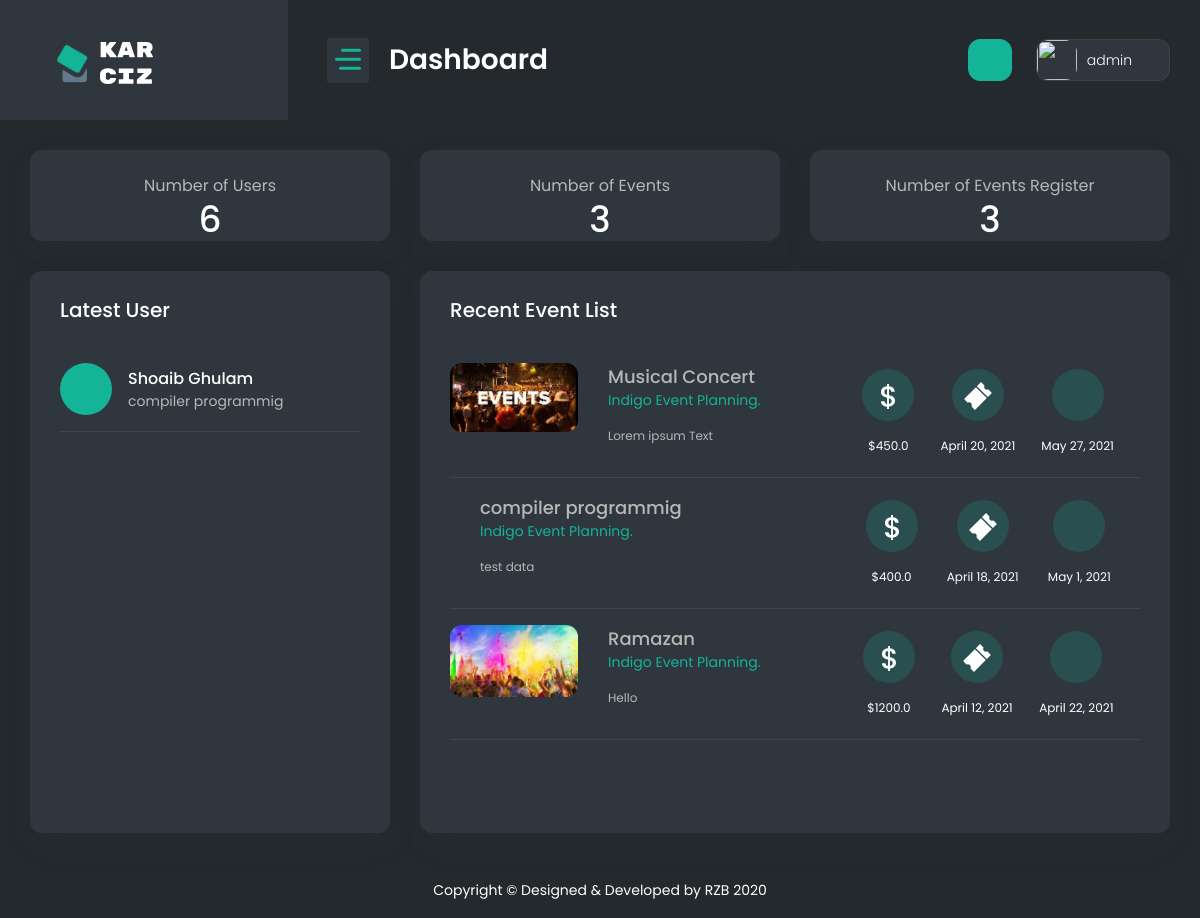
The app's page /superadmin (signed in), older data.
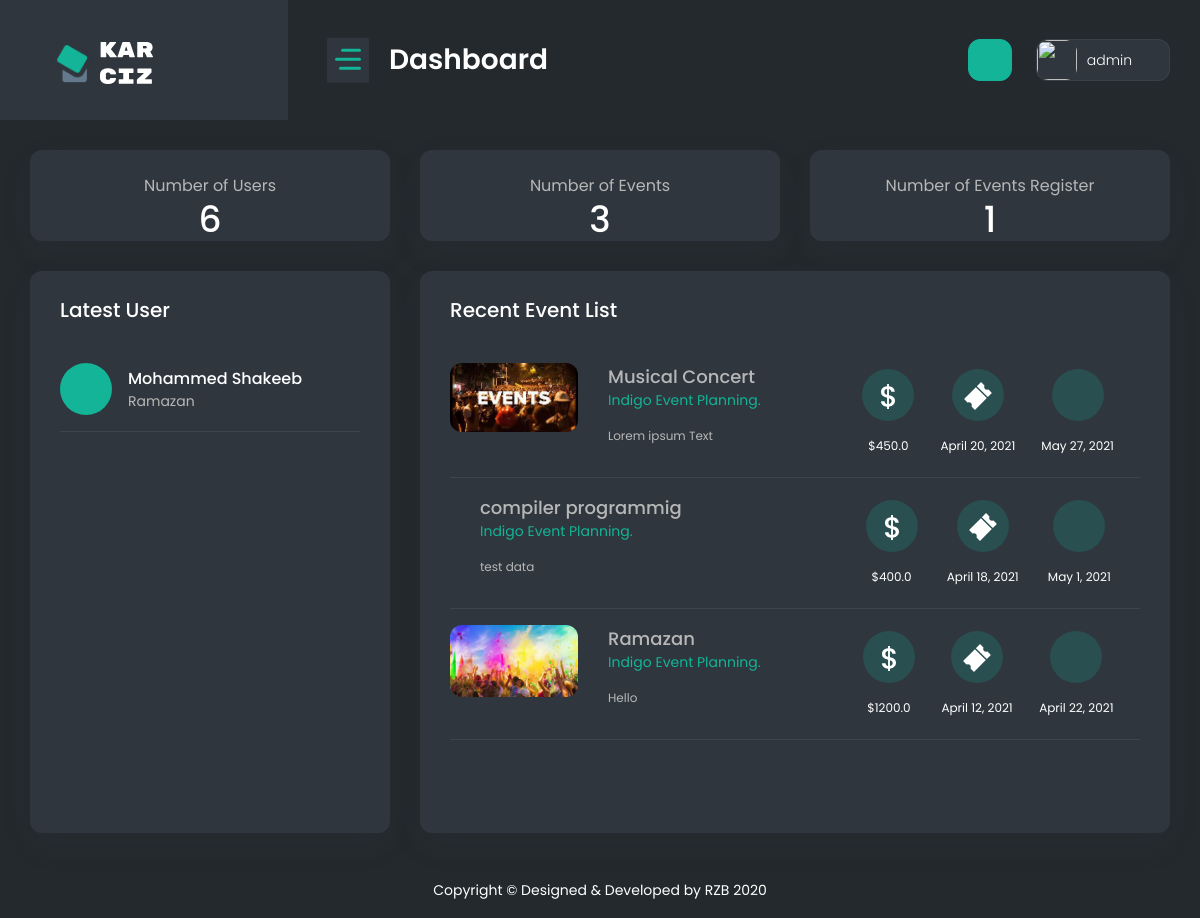
The same page, newer data.
### webapp/models.py (models this page shows)
class User_Event_Registration(models.Model):
    Registration_id = models.AutoField(primary_key=True)
    user_id = models.ForeignKey(User_Signup , on_delete=models.SET_NULL,blank=True,null=True)
    EventId = models.ForeignKey(Event , on_delete=models.SET_NULL,blank=True,null=True)
    Description = models.CharField(max_length=255, default="")
    created = models.DateTimeField(auto_now_add=True, blank=True)

class User_Signup(models.Model):
    user_id = models.AutoField(primary_key=True)
    Name = models.CharField(max_length=255, default="")
    Surname = models.CharField(max_length=255, default="")
    Ci = models.CharField(max_length=255, default="")
    Ruc = models.CharField(max_length=255, default="")
    Gender = models.CharField(max_length=20, default="")
    Phones = models.CharField(max_length=20, default="")
    Email = models.EmailField(max_length=255, default="")
    Direction = models.CharField(max_length=255, default="")
    City =  models.CharField(max_length=255, default="")
    Birth_date  = models.DateField()
    Creation = models.DateTimeField(auto_now_add=True, blank=True)
    Password = models.TextField(max_length=500 , default="")
    def __str__(self):
        return self.Name

class Event(models.Model):
    EventId = models.AutoField(primary_key=True)
    EventName = models.CharField(max_length=255, default="")
    Cost = models.FloatField(default=0.0)
    Registration_start = models.DateField()
    Registration_end = models.DateField()
    Runner_quantity = models.IntegerField(default=0)
    Event_logo = models.ImageField(upload_to='Eventlogo/',default="SuperAdmin/dummy.jpg")
    Status = models.CharField(max_length=50, default="")
    EventTypeId = models.ForeignKey(Event_Type , on_delete=models.SET_NULL,blank=True,null=True)
    Description = models.TextField(default="")
    created = models.DateTimeField(auto_now_add=True, blank=True)
    def __str__(self):
        return self.EventName

class Event_Type(models.Model):
    EventTypeId = models.AutoField(primary_key=True)
    EventType = models.CharField(max_length=255, default="")
    Super_AdminAccount_id=models.ForeignKey(Super_AdminAccount , on_delete=models.SET_NULL,blank=True,null=True)
    def __str__(self):
        return self.EventType

### webapp/views.py (the view)
# urls.py: path('superadmin',superadmin.as_view(),name="superadmin"),
class superadmin(View):
    def get(self,request):
        if not request.session.has_key('adminid'):
            return redirect("/superadminlogin")
        try:
            user = User_Signup.objects.all().count()
            userregister = User_Event_Registration.objects.all().count()
            event = Event.objects.all().count()
            latestuser = User_Event_Registration.objects.all().order_by('-Registration_id')[0:1]
            eventlist = Event.objects.all().order_by('-EventId')[0:4]
            return render(request ,'superadmin/index.html',{'user':user,'userregister':userregister,'event':event,'latestuser':latestuser,'eventlist':eventlist})
        except:
            return redirect("/superadmin")

### templates/superadmin/index.html (shortened to what the changed rows need)
{% extends 'superadmin/base.html' %}
{% load static %}
{% block body %}
<div class="container-fluid">
    <div class="row">
        <div class="col-xl-12 col-xxl-12 col-lg-12">
            <div class="row">
                <div class="col-sm-4">
                    <div class="card overflow-hidden">
                        <div class="mt-4 text-center align-items-start pb-0 border-0">
                            <div class="text-center">
                                <h1 class="fs-29 mb-0">{{user}}</h1>
                            </div>
                        </div>
                    </div>
                </div>
                <div class="col-sm-4">
                    <div class="card overflow-hidden">
                        <div class="mt-4 text-center align-items-start pb-0 border-0">
                            <div class="text-center">
                                <h1 class="fs-29 mb-0">{{event}}</h1>
                            </div>
                        </div>
                    </div>
                </div>
                <div class="col-sm-4">
                    <div class="card overflow-hidden">
                        <div class="mt-4 text-center align-items-start pb-0 border-0">
                            <div class="text-center">
                                <span class="fs-16">Number of Events Register</span>
                                <h1 class="fs-29 mb-0">{{userregister}}</h1>
                            </div>
                        </div>
                    </div>
                </div>
            </div>
        </div>
        <div class="col-xl-3 col-xxl-4 col-md-6">
            <div class="card">
                <div class="card-body">
                    <div class="media pb-3 border-bottom mb-3 align-items-center">
                        {% for l in latestuser %}
                        <div class="media-body">
                            <h6 class="fs-16 mb-0">{{l.user_id}}</h6>
                            <div class="d-flex">
                                <span class="fs-14 mr-auto">{{l.EventId}}</span>
                            </div>
                        </div>
                        {% endfor %}
                    </div>
                </div>
            </div>
        </div>
        <div class="col-xl-9 col-xxl-8">
            <div class="card event-bx">
                <div class="card-body dz-scroll" id="event-bx">
                    {% for e in eventlist %}
                    <div class="media d-md-flex d-block pb-3 border-bottom mb-3">
                        <div class="image">
                            <img src="{{e.Event_logo.url}}" alt="">
                        </div>
                        <div class="media-body">
                            <h4 class="fs-18 mb-sm-0 mb-2"><a href="javascript.html"> {{e.EventName}}</a></h4>
                            <span class="fs-14 d-block mb-sm-3 mb-2 text-primary">{{e.EventTypeId}}</span>
                            <p class="fs-12">{{e.Description}}</p>
                        </div>
                        <div class="media-footer">
                            <div class="text-center">
                                <span class="ticket-icon bgl-primary mb-3">
                                </span>
                                <div class="fs-12 text-white">${{e.Cost}}</div>
                            </div>
                            <div class="text-center">
                                <span class="ticket-icon bgl-primary mb-3">
                                </span>
                                <div class="fs-12 text-white">{{e.Registration_start}}</div>
                            </div>
                            <div class="text-center">
                                <span class="ticket-icon bgl-primary mb-3">
                                </span>
                                <div class="fs-12 text-white">{{e.Registration_end}}</div>
                            </div>
                        </div>
                    </div>
                    {% endfor %}
                </div>
            </div>
        </div>
    </div>
</div>
{% endblock body %}

Row changes from the older to the newer data that the page shows:
removed User_Event_Registration: user_id "Shoaib Ghulam", EventId "compiler programmig"
added User_Event_Registration: user_id "Mohammed Shakeeb", EventId "Ramazan"
Text that changed along with them:
{{ userregister }}: "3" → "1"
